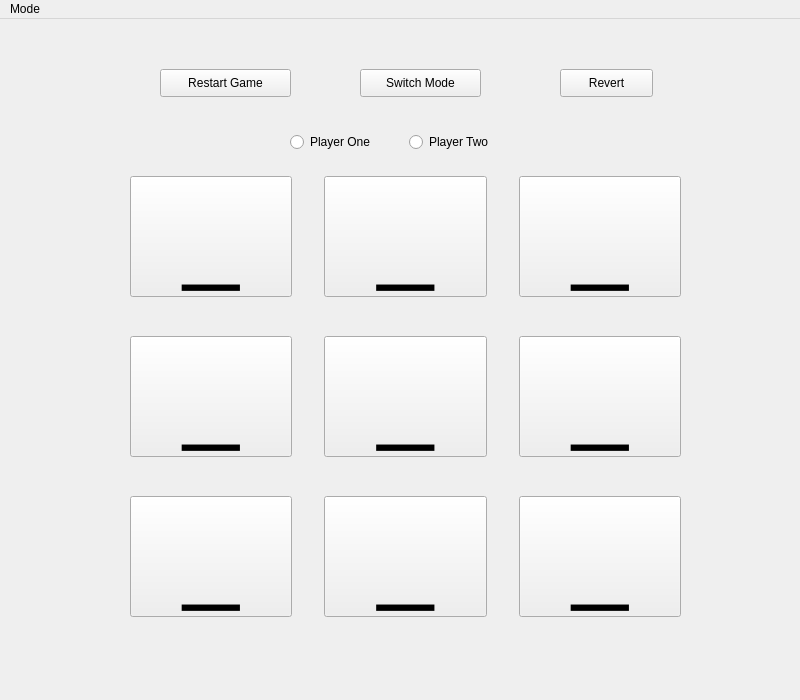
<?xml version="1.0" encoding="UTF-8"?>
<ui version="4.0">
 <class>MainWindow</class>
 <widget class="QMainWindow" name="MainWindow">
  <property name="geometry">
   <rect>
    <x>0</x>
    <y>0</y>
    <width>800</width>
    <height>700</height>
   </rect>
  </property>
  <property name="sizePolicy">
   <sizepolicy hsizetype="Fixed" vsizetype="Fixed">
    <horstretch>0</horstretch>
    <verstretch>0</verstretch>
   </sizepolicy>
  </property>
  <property name="minimumSize">
   <size>
    <width>800</width>
    <height>700</height>
   </size>
  </property>
  <property name="maximumSize">
   <size>
    <width>800</width>
    <height>700</height>
   </size>
  </property>
  <property name="windowTitle">
   <string>MainWindow</string>
  </property>
  <widget class="QWidget" name="centralwidget">
   <widget class="QWidget" name="layoutWidget">
    <property name="geometry">
     <rect>
      <x>130</x>
      <y>150</y>
      <width>551</width>
      <height>456</height>
     </rect>
    </property>
    <layout class="QGridLayout" name="gridLayout">
     <property name="spacing">
      <number>32</number>
     </property>
     <item row="0" column="2">
      <widget class="TicButton" name="btn_0_2">
       <property name="styleSheet">
        <string notr="true">font-size:100px;</string>
       </property>
       <property name="text">
        <string>_</string>
       </property>
      </widget>
     </item>
     <item row="0" column="0">
      <widget class="TicButton" name="btn_0_0">
       <property name="styleSheet">
        <string notr="true">font-size:100px;</string>
       </property>
       <property name="text">
        <string>_</string>
       </property>
      </widget>
     </item>
     <item row="0" column="1">
      <widget class="TicButton" name="btn_0_1">
       <property name="styleSheet">
        <string notr="true">font-size:100px;</string>
       </property>
       <property name="text">
        <string>_</string>
       </property>
      </widget>
     </item>
     <item row="2" column="2">
      <widget class="TicButton" name="btn_2_2">
       <property name="styleSheet">
        <string notr="true">font-size:100px;</string>
       </property>
       <property name="text">
        <string>_</string>
       </property>
      </widget>
     </item>
     <item row="1" column="2">
      <widget class="TicButton" name="btn_1_2">
       <property name="styleSheet">
        <string notr="true">font-size:100px;</string>
       </property>
       <property name="text">
        <string>_</string>
       </property>
      </widget>
     </item>
     <item row="1" column="0">
      <widget class="TicButton" name="btn_1_0">
       <property name="styleSheet">
        <string notr="true">font-size:100px;</string>
       </property>
       <property name="text">
        <string>_</string>
       </property>
      </widget>
     </item>
     <item row="2" column="1">
      <widget class="TicButton" name="btn_2_1">
       <property name="styleSheet">
        <string notr="true">font-size:100px;</string>
       </property>
       <property name="text">
        <string>_</string>
       </property>
      </widget>
     </item>
     <item row="1" column="1">
      <widget class="TicButton" name="btn_1_1">
       <property name="styleSheet">
        <string notr="true">font-size:100px;</string>
       </property>
       <property name="text">
        <string>_</string>
       </property>
      </widget>
     </item>
     <item row="2" column="0">
      <widget class="TicButton" name="btn_2_0">
       <property name="styleSheet">
        <string notr="true">font-size:100px;</string>
       </property>
       <property name="text">
        <string>_</string>
       </property>
      </widget>
     </item>
    </layout>
   </widget>
   <widget class="QPushButton" name="RestartGame">
    <property name="geometry">
     <rect>
      <x>160</x>
      <y>50</y>
      <width>131</width>
      <height>28</height>
     </rect>
    </property>
    <property name="text">
     <string>Restart Game</string>
    </property>
   </widget>
   <widget class="QPushButton" name="revert_btn">
    <property name="geometry">
     <rect>
      <x>560</x>
      <y>50</y>
      <width>93</width>
      <height>28</height>
     </rect>
    </property>
    <property name="text">
     <string>Revert</string>
    </property>
   </widget>
   <widget class="QPushButton" name="switchMode">
    <property name="geometry">
     <rect>
      <x>360</x>
      <y>50</y>
      <width>121</width>
      <height>28</height>
     </rect>
    </property>
    <property name="text">
     <string>Switch Mode</string>
    </property>
   </widget>
   <widget class="QWidget" name="layoutWidget">
    <property name="geometry">
     <rect>
      <x>290</x>
      <y>110</y>
      <width>231</width>
      <height>27</height>
     </rect>
    </property>
    <layout class="QHBoxLayout" name="horizontalLayout">
     <item>
      <widget class="QRadioButton" name="radioButton_Player">
       <property name="text">
        <string>Player One</string>
       </property>
      </widget>
     </item>
     <item>
      <widget class="QRadioButton" name="radioButton_Player_2">
       <property name="text">
        <string>Player Two</string>
       </property>
      </widget>
     </item>
    </layout>
   </widget>
  </widget>
  <widget class="QMenuBar" name="menubar">
   <property name="geometry">
    <rect>
     <x>0</x>
     <y>0</y>
     <width>800</width>
     <height>24</height>
    </rect>
   </property>
   <widget class="QMenu" name="menuMode">
    <property name="title">
     <string>Mode</string>
    </property>
    <addaction name="separator"/>
    <addaction name="actionComputer"/>
    <addaction name="actionTwo_Player"/>
   </widget>
   <addaction name="menuMode"/>
  </widget>
  <action name="actionComputer">
   <property name="text">
    <string>Computer</string>
   </property>
  </action>
  <action name="actionTwo_Player">
   <property name="text">
    <string>Two Player</string>
   </property>
  </action>
 </widget>
 <customwidgets>
  <customwidget>
   <class>TicButton</class>
   <extends>QPushButton</extends>
   <header location="global">ticbutton.h</header>
  </customwidget>
 </customwidgets>
 <resources/>
 <connections/>
</ui>
